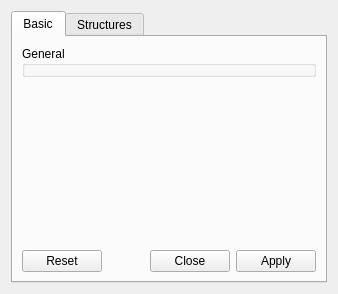
<?xml version="1.0" encoding="UTF-8"?>
<ui version="4.0">
 <class>StructureListDesigner</class>
 <widget class="QWidget" name="StructureListDesigner">
  <property name="geometry">
   <rect>
    <x>0</x>
    <y>0</y>
    <width>338</width>
    <height>294</height>
   </rect>
  </property>
  <property name="windowTitle">
   <string>Structure project</string>
  </property>
  <layout class="QVBoxLayout" name="verticalLayout">
   <item>
    <widget class="QTabWidget" name="tabWidget">
     <property name="currentIndex">
      <number>0</number>
     </property>
     <widget class="QWidget" name="basicTab">
      <attribute name="title">
       <string>Basic</string>
      </attribute>
      <layout class="QVBoxLayout" name="verticalLayout_2">
       <item>
        <widget class="QGroupBox" name="generalGB">
         <property name="title">
          <string>General</string>
         </property>
        </widget>
       </item>
       <item>
        <spacer name="verticalSpacer">
         <property name="orientation">
          <enum>Qt::Vertical</enum>
         </property>
         <property name="sizeHint" stdset="0">
          <size>
           <width>20</width>
           <height>155</height>
          </size>
         </property>
        </spacer>
       </item>
       <item>
        <widget class="QDialogButtonBox" name="buttonBox">
         <property name="standardButtons">
          <set>QDialogButtonBox::Apply|QDialogButtonBox::Close|QDialogButtonBox::Reset</set>
         </property>
        </widget>
       </item>
      </layout>
     </widget>
     <widget class="QWidget" name="structuresTab">
      <attribute name="title">
       <string>Structures</string>
      </attribute>
     </widget>
    </widget>
   </item>
  </layout>
 </widget>
 <resources/>
 <connections/>
</ui>
